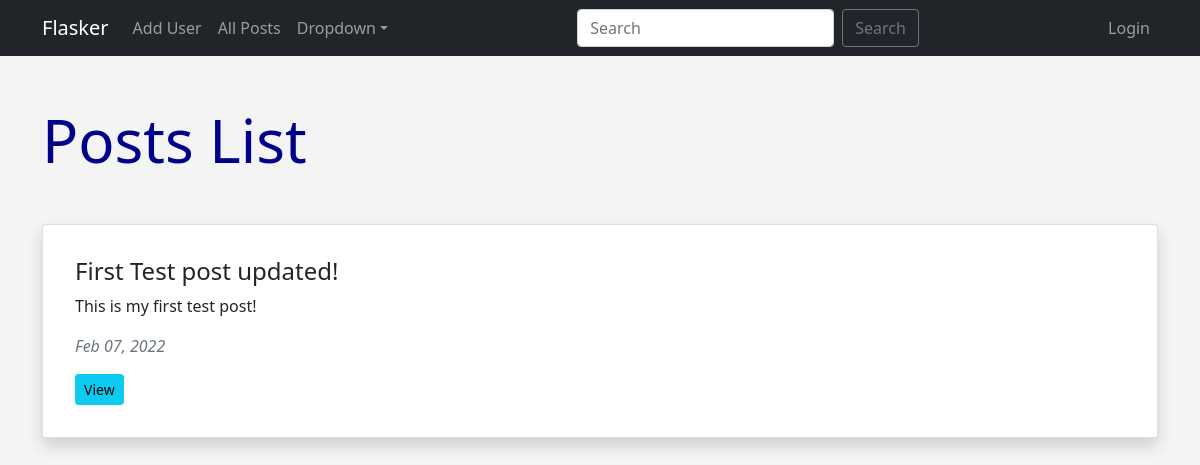
Before: /all-posts with the older database file.
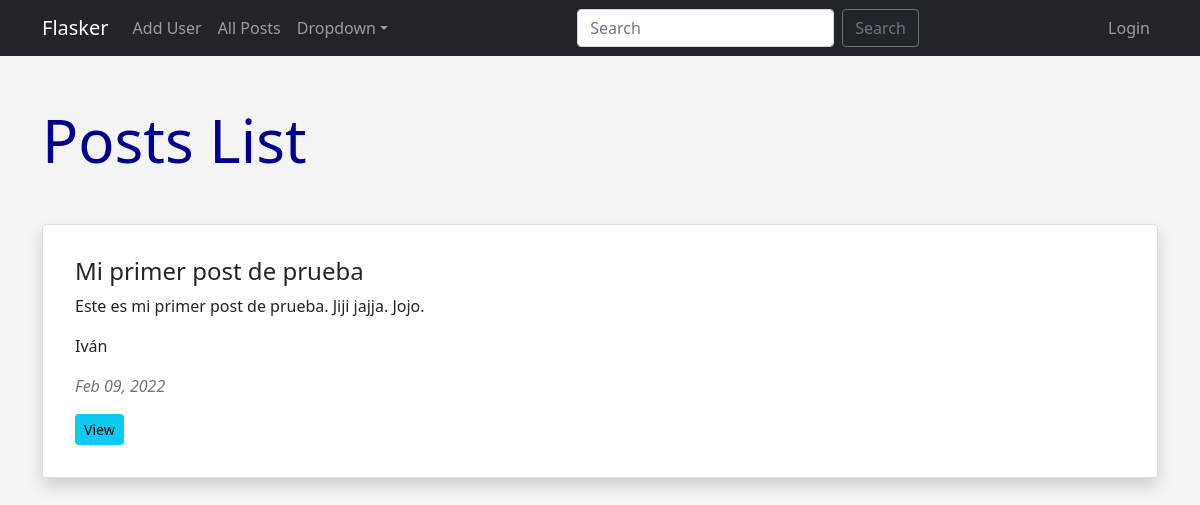
After: the same page with the newer database file.
### app.py (models this page shows, shortened)
class Posts(db.Model):
    id = db.Column(db.Integer, primary_key=True)
    title = db.Column(db.String(100), nullable=False)
    slug = db.Column(db.String(100), nullable=False, unique=True)
    author = db.Column(db.Integer, db.ForeignKey('users.id'))
    content = db.Column(db.Text, nullable=False)
    date_posted = db.Column(db.DateTime, default=datetime.utcnow)

class Users(db.Model, UserMixin):
    id = db.Column(db.Integer, primary_key=True)
    name = db.Column(db.String(50), nullable=False)
    email = db.Column(db.String(50), nullable=False, unique=True)
    favorite_color = db.Column(db.String(50))
    date_added = db.Column(db.DateTime, default=datetime.utcnow)
    password_hash = db.Column(db.String(128))
    posts = db.relationship('Posts', backref='post_author', lazy=True)
    @property
    def password(self):
        raise AttributeError('Password is not a readable attribute')

### app.py (the view)
@app.route('/all-posts')
def all_posts():
    posts = Posts.query.all()
    return render_template('all_posts.html', posts=posts)

### templates/all_posts.html (shortened to what this page needs)
{% extends 'base.html' %}
{% block content %}
{% if posts %}
<h1 class="my-5">Posts List</h1>
{% for post in posts %}
<div class="card shadow p-3 my-5 bg-body rounded">
    <div class="card-body">
        <h4 class="card-title">{{ post.title }}</h4>
        <p class="card-text">{{ post.content }}</p>
        <p class="card-text">{{ post.post_author.name }}</p>
        <p class="card-text text-muted fst-italic">{{ post.date_posted.strftime('%b %d, %Y') }}</p>
        <a href="{{ url_for('show_post', id=post.id) }}" class="btn btn-info btn-sm">View</a>
    </div>
</div>
{% endfor %}
{% else %}
<h2 class="my-5">Sorry, We don't have any post yet</h2>
{% endif %}
{% endblock content %}

### templates/base.html (shortened to what this page needs)
<!doctype html>
<html lang="en">
<head>
    <link href="https://cdn.jsdelivr.net/npm/bootstrap@5.1.3/dist/css/bootstrap.min.css" rel="stylesheet"
>
    <link rel="stylesheet" href="{{ url_for('static', filename='css/style.css') }}">
</head>
<body>
    <nav class="navbar navbar-expand-md navbar-dark bg-dark">
        <div class="container">
            <a class="navbar-brand" href="{{ url_for('index') }}">Flasker</a>
            <div class="collapse navbar-collapse" id="collapsibleNavId">
                <ul class="navbar-nav me-auto mt-2 mt-lg-0">
                    {% if not current_user.is_authenticated %}
                    <li class="nav-item">
                        <a class="nav-link" href="{{ url_for('add_user') }}">Add User</a>
                    </li>
                    {% endif %}
                    <li class="nav-item">
                        <a class="nav-link" href="{{ url_for('all_posts') }}">All Posts</a>
                    </li>
                    <li class="nav-item dropdown">
                        <a class="nav-link dropdown-toggle" href="#" id="dropdownId" data-bs-toggle="dropdown"
                            aria-haspopup="true" aria-expanded="false">Dropdown</a>
                    </li>
                </ul>
                <form class="d-flex my-2 my-lg-0">
                    <input class="form-control me-sm-2" type="text" placeholder="Search">
                    <button class="btn btn-outline-secondary my-2 my-sm-0" type="submit">Search</button>
                </form>
                <ul class="navbar-nav ms-auto mt-2 mt-lg-0">
                    {% if not current_user.is_authenticated %}
                    <li class="nav-item">
                        <a class="nav-link" href="{{ url_for('login') }}">Login</a>
                    </li>
                    {% else %}
                    <li class="nav-item">
                        <a class="nav-link" href="{{ url_for('logout') }}">Logout</a>
                    </li>
                    {% endif %}
                </ul>
            </div>
        </div>
    </nav>
    <div class="container">
        {% block content %}
        {% endblock content %}
    </div>
</body>
</html>

### static/css/style.css (style rules this page uses)
h1 { color: darkblue; font-size: 60px; }
body { background-color: #f4f4f4; }

Changed rows visible on the page:
changed Posts: title "First Test post updated!" → "Mi primer post de prueba"; content "This is my first test post!" → "Este es mi primer post de prueba. Jiji jajja. Jojo."; post_author.name (not shown) → "Iván"; date_posted "Feb 07, 2022" → "Feb 09, 2022"
